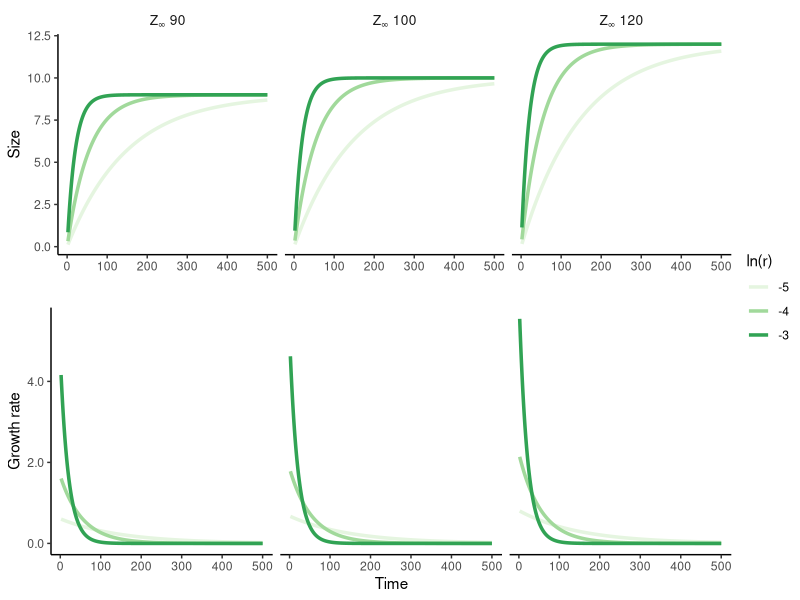
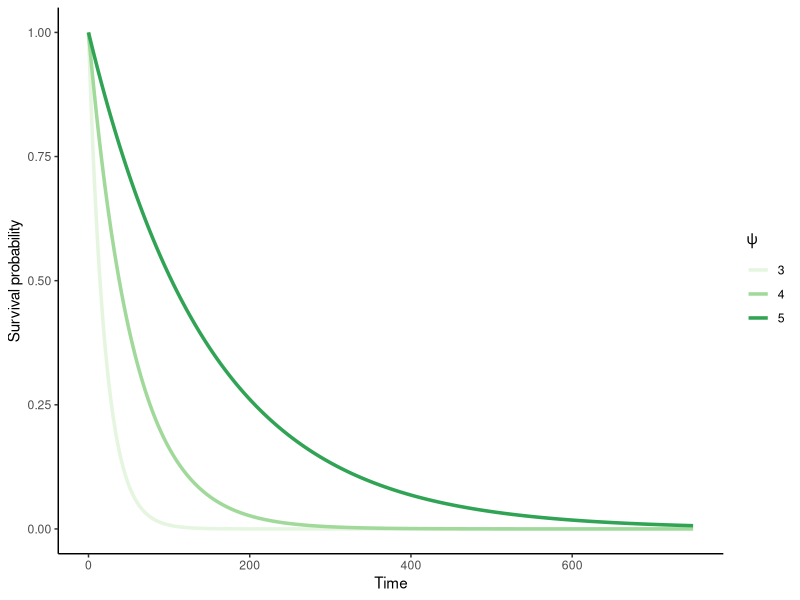
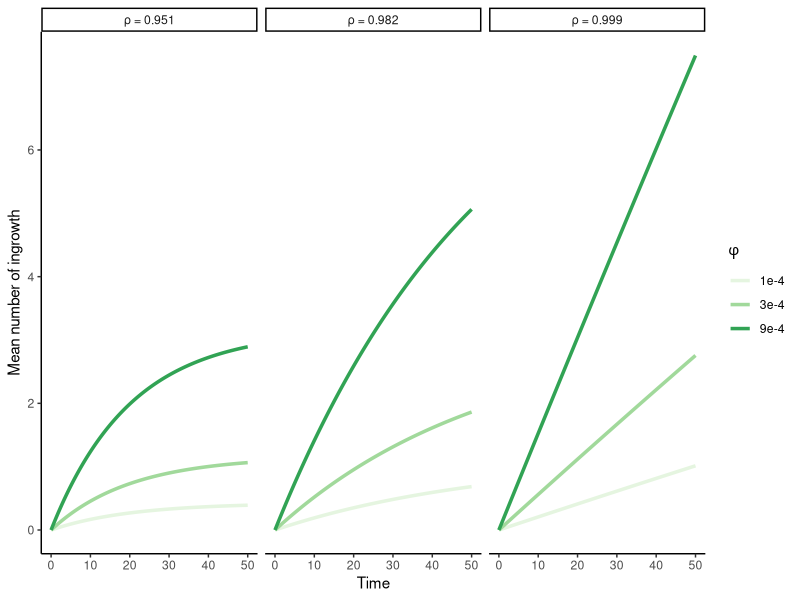

Here is the R script that generated these plots, in order:
## ---- chunk 1
Echo=FALSE
Eval=TRUE
Cache=TRUE
Warng=FALSE
Msg=FALSE
library(tidyverse)
## ---- chunk 2
#| label: fig-VBModel
#| fig-width: 8.5
#| fig-height: 5.5
#| fig-cap: "Illustration of the evolution of size (upper panels) and growth rate (bottom panels) over time following the von Bertalanffy growth equation. The three panels of each row are set to describe the interaction of the two parameters governing the annual growth rate of an individual tree."


r <- exp(-c(5:3))
linf <- c(900, 1000, 1200)

labels <- c(
  `900` = "Z[infinity] ~  90",
  `1000` = "Z[infinity] ~  100",
  `1200` = "Z[infinity] ~  120"
)

expand_grid(
    r = r,
    Linf = linf,
  ) |>
  rowwise() |>
  expand_grid(Time = 1:500) |>
  mutate(
    Lt = Linf * (1 - exp(-r * Time))/10,
  ) |>
  group_by(r, Linf) |> 
  mutate( 
      Lt_t0 = lag(Lt),
      growth = Lt - Lt_t0,
      Lt_t0 = NULL
  ) |>
  drop_na() ->
dt 

ggpubr::ggarrange(
  dt |>
    ggplot() +
    aes(Time, Lt/10) +
    aes(group = log(r), color = factor(log(r))) +
    facet_wrap(
      ~Linf,
      labeller = labeller(Linf = as_labeller(labels, label_parsed))
    ) +
    geom_path(size = 1.2) +
    theme_classic() +
    labs(
      x = '',
      y = 'Size',
      color = 'ln(r)'
    ) +
    theme(
      strip.background = element_blank(),
      strip.text = element_text(size = rel(0.9))
    ) +
    scale_color_brewer(palette = "Greens") +
    scale_y_continuous(labels = scales::number_format(accuracy = 0.1)),
    dt |>
    ggplot() +
    aes(Time, growth) +
    aes(group = log(r), color = factor(log(r))) +
    facet_wrap(
      ~Linf,
      labeller = labeller(Linf = as_labeller(labels, label_parsed))
    ) +
    geom_path(size = 1.2) +
    theme_classic() +
    labs(
      x = 'Time',
      y = 'Growth rate',
      color = expression('ln'~Gamma)
    ) +
    theme(
      strip.background = element_blank(),
      strip.text = element_blank()
    ) +
    scale_color_brewer(palette = "Greens") +
    scale_y_continuous(labels = scales::number_format(accuracy = 0.1)),
  nrow = 2,
  common.legend = TRUE,
  legend = 'right'
)

## ---- chunk 3
#| label: fig-mortModel
#| fig-cap: "Illustration of how the annual survival probability $\\psi$ reduces with time interval."
#| fig-height: 4

tibble(
    psi = c(3, 4, 5)
  ) |>
  group_by(psi) |>
  expand_grid(deltaYear = seq(0, 750, 1)) |>
  mutate(long = 1/(1 + exp(-psi))^deltaYear) |>
  ggplot(aes(x = deltaYear,  y = long, color = factor(psi))) +
    geom_path(size = 1.2) +
    scale_color_brewer(palette = "Greens") +
    theme_classic() +
    labs(
      x = 'Time',
      y = 'Survival probability',
      color = expression(psi)
    )

## ---- chunk 4
#| label: fig-recModel
#| fig-cap: "Illustration of how both ingrowth rate ($\\phi$) and the annual survival probability ($\\rho$) interact with time interval to determine the mean number of ingrowth."
#| fig-height: 4

expand_grid(
    phi = -c(9, 8, 7),
    rho = -c(7, 4, 3),
    plot_size = 168
  ) |>
  mutate(
    rho_label = paste0('ρ = ', as.character(round(exp(-exp(rho)), 3))),
    phi_label = case_match(
      phi,
      -9 ~ '1e-4',
      -8 ~ '3e-4',
      -7 ~ '9e-4'
    )
  ) |>
  rowwise() |>
  expand_grid(deltaYear = seq(0, 50, .1)) |>
  ungroup() |>
  mutate(
    lambda = exp(phi) *
             plot_size *
             (1 - exp(-exp(rho))^deltaYear)/(1 - exp(-exp(rho)))
  ) |>
  ggplot() +
  aes(deltaYear, lambda) +
  aes(color = phi_label) +
  facet_wrap(~ rho_label) +
  geom_path(size = 1.2) +
  scale_color_brewer(palette = "Greens") +
  theme_classic() + 
  labs(
    x = 'Time',
    y = 'Mean number of ingrowth',
    color = expression(phi)
  )

